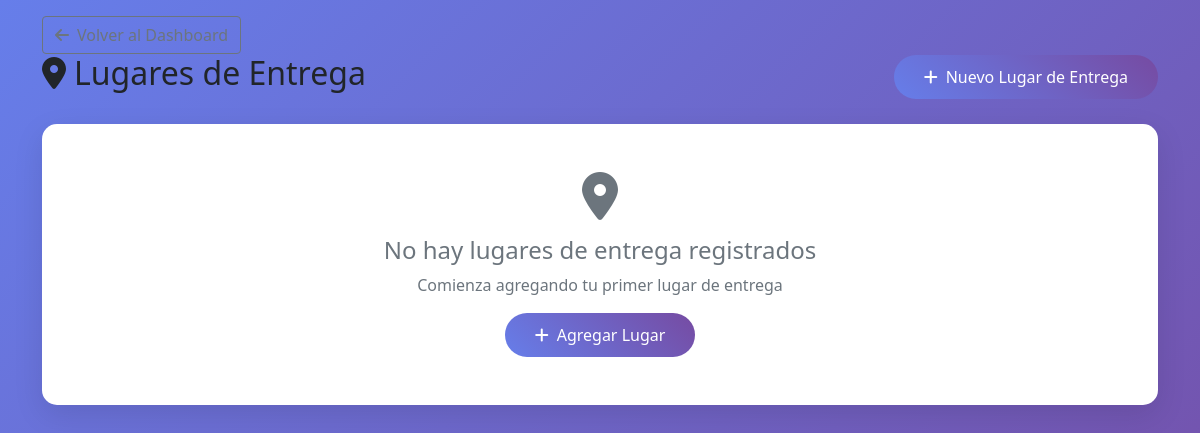
Before: /lugares-entrega (signed in) with the older database file.
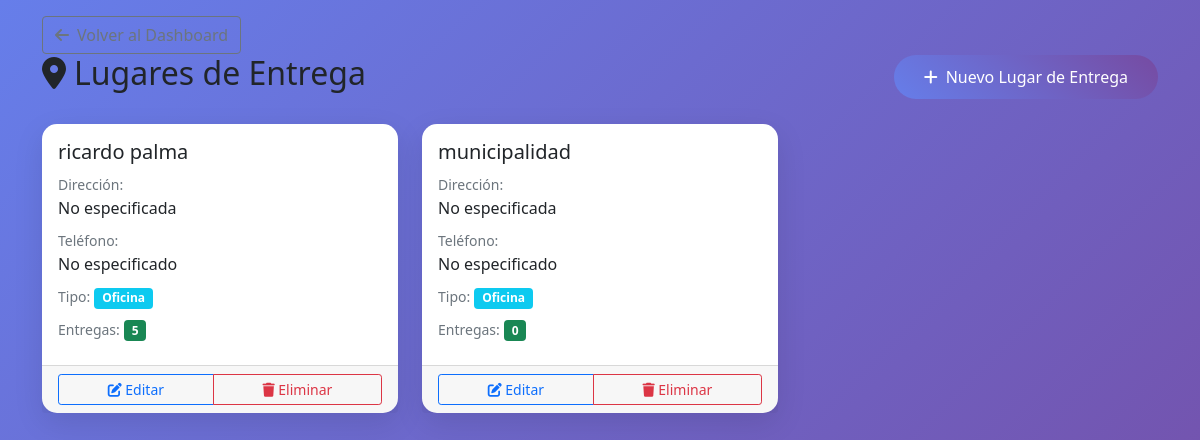
After: the same page with the newer database file.
### app.py (models this page shows)
class LugarEntrega(db.Model):
    __tablename__ = 'lugar_entrega'
    id = db.Column(db.Integer, primary_key=True)
    nombre = db.Column(db.String(100), nullable=False)
    direccion = db.Column(db.Text)
    telefono = db.Column(db.String(20))
    tipo = db.Column(db.String(50), default='domicilio')  # domicilio, oficina, tienda, etc.
    ventas = db.relationship('Venta', backref='lugar_entrega')

### app.py (the view)
@app.route('/lugares-entrega')
@login_required
def lugares_entrega():
    lugares = LugarEntrega.query.all()
    return render_template('lugares_entrega.html', lugares=lugares)

### app.py (called while the page is built)
@login_manager.user_loader
def load_user(user_id):
    return Usuario.query.get(int(user_id))

### templates/lugares_entrega.html (shortened to what this page needs)
{% extends "base.html" %}
{% block content %}
<div class="row">
    <div class="col-12">
        <div class="d-flex justify-content-between align-items-center mb-4">
            <h2><i class="fas fa-map-marker-alt me-2"></i>Lugares de Entrega</h2>
            <a href="{{ url_for('nuevo_lugar_entrega') }}" class="btn btn-primary">
                <i class="fas fa-plus me-2"></i>Nuevo Lugar de Entrega
            </a>
        </div>
    </div>
</div>
<div class="row">
    {% for lugar in lugares %}
    <div class="col-md-6 col-lg-4 mb-4">
        <div class="card h-100">
            <div class="card-body">
                <h5 class="card-title">{{ lugar.nombre }}</h5>
                <div class="mb-2">
                    <small class="text-muted">Dirección:</small>
                    <p class="mb-1">{{ lugar.direccion or 'No especificada' }}</p>
                </div>
                <div class="mb-2">
                    <small class="text-muted">Teléfono:</small>
                    <p class="mb-1">{{ lugar.telefono or 'No especificado' }}</p>
                </div>
                <div class="mb-2">
                    <small class="text-muted">Tipo:</small>
                    <span class="badge bg-info">{{ lugar.tipo.title() }}</span>
                </div>
                <div class="mb-2">
                    <small class="text-muted">Entregas:</small>
                    <span class="badge bg-success">{{ lugar.ventas|length }}</span>
                </div>
            </div>
            <div class="card-footer">
                <div class="btn-group w-100" role="group">
                    <a href="{{ url_for('editar_lugar_entrega', lugar_id=lugar.id) }}" class="btn btn-outline-primary btn-sm">
                        <i class="fas fa-edit"></i> Editar
                    </a>
                    <a href="{{ url_for('eliminar_lugar_entrega', lugar_id=lugar.id) }}"
                       class="btn btn-outline-danger btn-sm"
                       onclick="return confirm('¿Estás seguro de que quieres eliminar este lugar de entrega?')">
                        <i class="fas fa-trash"></i> Eliminar
                    </a>
                </div>
            </div>
        </div>
    </div>
    {% else %}
    <div class="col-12">
        <div class="card">
            <div class="card-body text-center py-5">
                <i class="fas fa-map-marker-alt fa-3x text-muted mb-3"></i>
                <h4 class="text-muted">No hay lugares de entrega registrados</h4>
                <p class="text-muted">Comienza agregando tu primer lugar de entrega</p>
                <a href="{{ url_for('nuevo_lugar_entrega') }}" class="btn btn-primary">
                    <i class="fas fa-plus me-2"></i>Agregar Lugar
                </a>
            </div>
        </div>
    </div>
    {% endfor %}
</div>
{% endblock %}

Changed rows visible on the page:
added LugarEntrega: nombre "ricardo palma", direccion "No especificada", telefono "No especificado", tipo "Oficina", ventas|length "5"
added LugarEntrega: nombre "municipalidad", direccion "No especificada", telefono "No especificado", tipo "Oficina", ventas|length "0"
Other visible differences:
text no longer shown: "No hay lugares de entrega registrados Comienza agregando tu primer lugar de entrega Agregar Lugar"
